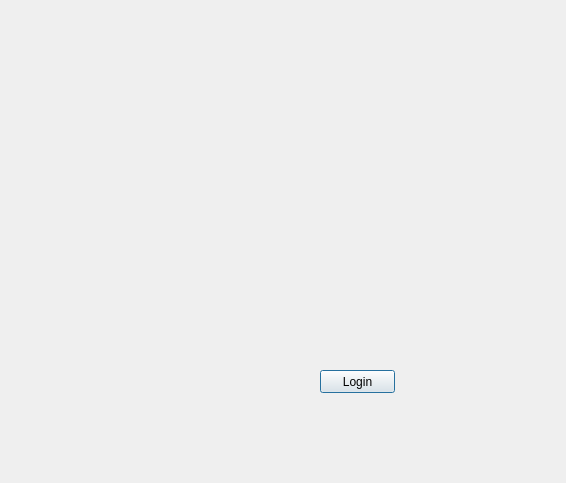
<?xml version="1.0" encoding="UTF-8"?>
<ui version="4.0">
 <class>Dialog</class>
 <widget class="QDialog" name="Dialog">
  <property name="geometry">
   <rect>
    <x>0</x>
    <y>0</y>
    <width>566</width>
    <height>483</height>
   </rect>
  </property>
  <property name="windowTitle">
   <string>Dialog</string>
  </property>
  <widget class="QPushButton" name="loginBtn">
   <property name="geometry">
    <rect>
     <x>320</x>
     <y>370</y>
     <width>75</width>
     <height>23</height>
    </rect>
   </property>
   <property name="text">
    <string>Login</string>
   </property>
  </widget>
 </widget>
 <resources/>
 <connections/>
</ui>
